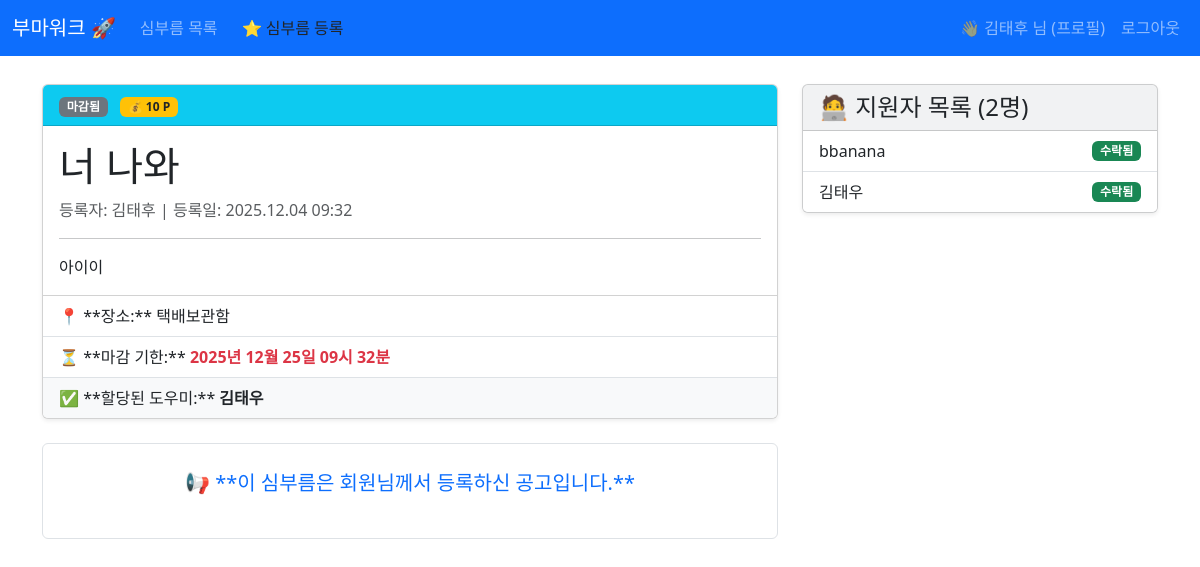
The app's page /task/1/ (signed in) with its own data.
### core/models.py (models this page shows, shortened)
class Task(models.Model):
    STATUS_CHOICES = [
        ('open', '모집 중'),
        ('assigned', '진행 중'),
        ('completed', '완료됨'),
        ('expired', '마감됨'),
    ]
    GENDER_CHOICES = [
        ('A', '성별 무관'), # All
        ('M', '남성'),     # Male
        ('F', '여성'),     # Female
    ]
    title = models.CharField(max_length=100, verbose_name="제목")
    content = models.TextField(verbose_name="상세 내용")
    reward_points = models.IntegerField(verbose_name="요구 재화(포인트)")
    location = models.CharField(max_length=200, verbose_name="심부름 위치")
    status = models.CharField(max_length=10, choices=STATUS_CHOICES, default='open', verbose_name="상태")
    required_gender = models.CharField(
        max_length=1,
        choices=GENDER_CHOICES,
        default='A',
        verbose_name="필수 성별 조건"
    )
    min_rating_required = models.IntegerField(
        default=0,
        choices=[(i, f'{i}점 이상') for i in range(6)], # 0점은 조건 없음
        verbose_name="최소 별점 조건"
    )
    created_at = models.DateTimeField(auto_now_add=True, verbose_name="등록일")
    due_date = models.DateTimeField(verbose_name="마감 기한")
    registrant = models.ForeignKey(User, on_delete=models.CASCADE, related_name='registered_tasks', verbose_name="등록자")
    assigned_to = models.ForeignKey(User, on_delete=models.SET_NULL, related_name='assigned_tasks', null=True, blank=True, verbose_name="할당된 도우미")
    class Meta:
        ordering = ['-created_at']

class TaskApplication(models.Model):
    task = models.ForeignKey(Task, on_delete=models.CASCADE, related_name='applications', verbose_name="심부름 공고")
    applicant = models.ForeignKey(User, on_delete=models.CASCADE, related_name='applied_tasks', verbose_name="지원자")
    APPLICATION_STATUS_CHOICES = [
        ('pending', '대기 중'),
        ('accepted', '수락됨'),
        ('rejected', '거절됨'),
    ]
    status = models.CharField(max_length=10, choices=APPLICATION_STATUS_CHOICES, default='pending', verbose_name="지원 상태")
    applied_at = models.DateTimeField(auto_now_add=True, verbose_name="지원 시간")
    class Meta:
        unique_together = ('task', 'applicant')

### core/views.py (the view)
# urls.py: path('task/<int:pk>/', views.task_detail, name='task_detail'),
def task_detail(request, pk):
    task = get_object_or_404(Task, pk=pk)
    has_applied = False
    if request.user.is_authenticated:
        has_applied = TaskApplication.objects.filter(task=task, applicant=request.user).exists()
    applications = TaskApplication.objects.filter(task=task).select_related('applicant__userprofile')
    review_possible = False
    if task.status == 'completed' and task.registrant == request.user and not hasattr(task, 'review'):
        review_possible = True
    context = {
        'task': task,
        'has_applied': has_applied,
        'applications': applications,
        'is_registrant': task.registrant == request.user,
        'review_possible': review_possible,
    }
    return render(request, 'core/task_detail.html', context)

### core/templates/core/task_detail.html (shortened to what this page needs)
{% extends 'base.html' %}
{% block content %}
    <div class="row">
        <div class="col-lg-8">
            <div class="card shadow-sm mb-4">
                <div class="card-header bg-info text-white">
                    <span class="badge bg-secondary me-2">{{ task.get_status_display }}</span>
                    <span class="badge bg-warning text-dark">💰 {{ task.reward_points }} P</span>
                </div>
                <div class="card-body">
                    <h1 class="card-title">{{ task.title }}</h1>
                    <p class="text-muted">등록자: {{ task.registrant.username }} | 등록일: {{ task.created_at|date:"Y.m.d H:i" }}</p>
                    <hr>
                    <p class="card-text">{{ task.content|linebreaksbr }}</p>
                </div>
                <ul class="list-group list-group-flush">
                    <li class="list-group-item">📍 **장소:** {{ task.location }}</li>
                    <li class="list-group-item">⏳ **마감 기한:** <strong class="text-danger">{{ task.due_date|date:"Y년 m월 d일 H시 i분" }}</strong></li>
                    {% if task.assigned_to %}
                        <li class="list-group-item bg-light">✅ **할당된 도우미:** <strong>{{ task.assigned_to.username }}</strong></li>
                    {% endif %}
                </ul>
                </div>
            <div class="text-center mb-5 p-4 border rounded">
                {% if user.is_authenticated %}
                    {% if is_registrant %}
                        <p class="lead text-primary">📢 **이 심부름은 회원님께서 등록하신 공고입니다.**</p>
                    {% elif task.status == 'open' %}
                        {% if has_applied %}
                            <button class="btn btn-warning btn-lg" disabled>이미 지원 완료 (대기 중)</button>
                        {% else %}
                            <a href="{% url 'task_apply' pk=task.pk %}" class="btn btn-success btn-lg">✨ 심부름 지원하기 ({{ task.reward_points }} P 보상)</a>
                        {% endif %}
                    {% elif task.status != 'open' %}
                        <button class="btn btn-danger btn-lg" disabled>🚫 현재 지원 불가능 상태입니다.</button>
                    {% endif %}
                {% else %}
                    <p class="lead">심부름에 지원하려면 <a href="{% url 'login' %}">로그인</a>이 필요합니다.</p>
                {% endif %}
            </div>
        </div>
        <div class="col-lg-4">
            {% if is_registrant %}
            <div class="card bg-light shadow-sm">
                <div class="card-header h4">🧑‍💻 지원자 목록 ({{ applications.count }}명)</div>
                <ul class="list-group list-group-flush">
                    {% for app in applications %}
                        <li class="list-group-item d-flex justify-content-between align-items-center">
                            {{ app.applicant.username }}
                            {% if app.status == 'pending' %}
                                <span class="badge bg-primary">대기 중</span>
                            {% elif app.status == 'accepted' %}
                                <span class="badge bg-success">수락됨</span>
                            {% endif %}
                            </li>
                    {% empty %}
                        <li class="list-group-item text-center text-muted">아직 지원자가 없습니다.</li>
                    {% endfor %}
                </ul>
            </div>
            {% endif %}
        </div>
    </div>
{% endblock %}

### core/templates/base.html (shortened to what this page needs)
<!DOCTYPE html>
<html lang="ko">
<head>
    <link href="https://cdn.jsdelivr.net/npm/bootstrap@5.3.3/dist/css/bootstrap.min.css" rel="stylesheet">
</head>
<body>
    <nav class="navbar navbar-expand-md navbar-dark bg-primary fixed-top">
        <div class="container-fluid">
            <a class="navbar-brand" href="{% url 'home' %}">부마워크 🚀</a>
            <div class="collapse navbar-collapse">
                <ul class="navbar-nav me-auto mb-2 mb-md-0">
                    <li class="nav-item"><a class="nav-link" href="{% url 'home' %}">심부름 목록</a></li>
                    {% if user.is_authenticated %}
                        <li class="nav-item"><a class="nav-link btn btn-sm btn-warning text-dark mx-2" href="{% url 'task_create' %}">⭐ 심부름 등록</a></li>
                    {% endif %}
                </ul>
                <ul class="navbar-nav">
                    {% if user.is_authenticated %}
                        <li class="nav-item"><a class="nav-link" href="{% url 'profile' %}">
                            👋 {{ user.username }} 님 (프로필)
                        </a></li>
                        <li class="nav-item">
                            <form method="post" action="{% url 'logout' %}">
                            <button type="submit" class="btn btn-link nav-link">로그아웃</button>
                            </form>
                        </li>
                    {% else %}
                        <li class="nav-item"><a class="nav-link" href="{% url 'signup' %}">회원가입</a></li>
                        <li class="nav-item"><a class="nav-link" href="{% url 'login' %}">로그인</a></li>
                    {% endif %}
                </ul>
            </div>
        </div>
    </nav>
    <div class="container mt-4">
        {% block content %}{% endblock %}
    </div>
</body>
</html>

### core/templates/base.html (style rules this page uses)
body { padding-top: 60px; }

### records on screen
Task: status "마감됨", reward_points "10", title "너 나와", registrant.username "김태후", created_at "2025.12.04 09:32", content "아이이", location "택배보관함", due_date "2025년 12월 25일 09시 32분", assigned_to.username "김태우"
TaskApplication: applicant.username "bbanana", status "수락됨"
TaskApplication: applicant.username "김태우", status "수락됨"

### other values on screen
{{ user.username }} "김태후"
{{ applications.count }} "2"
